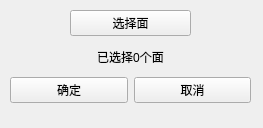
<?xml version="1.0" encoding="UTF-8"?>
<ui version="4.0">
 <class>NctiRemoveFeaturesDlg</class>
 <widget class="QWidget" name="NctiRemoveFeaturesDlg">
  <property name="geometry">
   <rect>
    <x>0</x>
    <y>0</y>
    <width>263</width>
    <height>128</height>
   </rect>
  </property>
  <property name="windowTitle">
   <string>Form</string>
  </property>
  <widget class="QWidget" name="horizontalLayoutWidget_4">
   <property name="geometry">
    <rect>
     <x>10</x>
     <y>70</y>
     <width>241</width>
     <height>41</height>
    </rect>
   </property>
   <layout class="QHBoxLayout" name="horizontalLayout_4">
    <item>
     <widget class="QPushButton" name="pushButton_ok">
      <property name="text">
       <string>确定</string>
      </property>
     </widget>
    </item>
    <item>
     <widget class="QPushButton" name="pushButton_cancel">
      <property name="text">
       <string>取消</string>
      </property>
     </widget>
    </item>
   </layout>
  </widget>
  <widget class="QWidget" name="verticalLayoutWidget_2">
   <property name="geometry">
    <rect>
     <x>70</x>
     <y>10</y>
     <width>121</width>
     <height>61</height>
    </rect>
   </property>
   <layout class="QVBoxLayout" name="verticalLayout_2">
    <item>
     <widget class="QPushButton" name="pick_obj_bnt">
      <property name="text">
       <string>选择面</string>
      </property>
     </widget>
    </item>
    <item>
     <widget class="QLabel" name="pick_obj_lab">
      <property name="layoutDirection">
       <enum>Qt::LeftToRight</enum>
      </property>
      <property name="text">
       <string>已选择0个面</string>
      </property>
      <property name="alignment">
       <set>Qt::AlignCenter</set>
      </property>
     </widget>
    </item>
   </layout>
  </widget>
 </widget>
 <resources/>
 <connections/>
</ui>
